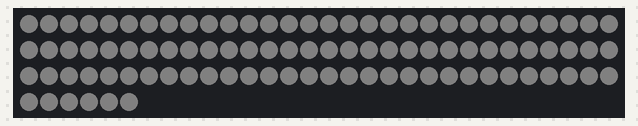
The sketch below on a simulated Arduino Uno, built with avr-gcc and run on an emulated ATmega328P. Shown: 96 RGB LEDs in strip order, left to right, continuing on the next row. Dim RGB values are drawn brighter than linear.

Above: at 0.1 s.

The sketch:

Neopixel_50_photons_growth_experiment.ino
```cpp
#include <Adafruit_NeoPixel.h>
#include <avr/power.h>

#define NUMPIXELS   96
#define PIN      6
#define BRIGHTNESS  50

Adafruit_NeoPixel pixels = Adafruit_NeoPixel(NUMPIXELS, PIN, NEO_GRB + NEO_KHZ800);

// R = G = B for simplicity but could of course be changed individually

byte R_pixel[] = {
  30,  30,  30,  30,  30,  30,  30,  30,  30,  30,  30,  30,
  30,  30,  30,  30,  30,  30,  30,  30,  30,  30,  30,  30,
  30,  30,  30,  30,  30,  30,  30,  30,  30,  30,  30,  30,
  30,  30,  30,  30,  30,  30,  30,  30,  30,  30,  30,  30,
  30,  30,  30,  30,  30,  30,  30,  30,  30,  30,  30,  30,
  30,  30,  30,  30,  30,  30,  30,  30,  30,  30,  30,  30,
  30,  30,  30,  30,  30,  30,  30,  30,  30,  30,  30,  30,
  30,  30,  30,  30,  30,  30,  30,  30,  30,  30,  30,  30,
  };

byte G_pixel[] = {
  30,  30,  30,  30,  30,  30,  30,  30,  30,  30,  30,  30,
  30,  30,  30,  30,  30,  30,  30,  30,  30,  30,  30,  30,
  30,  30,  30,  30,  30,  30,  30,  30,  30,  30,  30,  30,
  30,  30,  30,  30,  30,  30,  30,  30,  30,  30,  30,  30,
  30,  30,  30,  30,  30,  30,  30,  30,  30,  30,  30,  30,
  30,  30,  30,  30,  30,  30,  30,  30,  30,  30,  30,  30,
  30,  30,  30,  30,  30,  30,  30,  30,  30,  30,  30,  30,
  30,  30,  30,  30,  30,  30,  30,  30,  30,  30,  30,  30,};

byte B_pixel[] = {
  30,  30,  30,  30,  30,  30,  30,  30,  30,  30,  30,  30,
  30,  30,  30,  30,  30,  30,  30,  30,  30,  30,  30,  30,
  30,  30,  30,  30,  30,  30,  30,  30,  30,  30,  30,  30,
  30,  30,  30,  30,  30,  30,  30,  30,  30,  30,  30,  30,
  30,  30,  30,  30,  30,  30,  30,  30,  30,  30,  30,  30,
  30,  30,  30,  30,  30,  30,  30,  30,  30,  30,  30,  30,
  30,  30,  30,  30,  30,  30,  30,  30,  30,  30,  30,  30,
  30,  30,  30,  30,  30,  30,  30,  30,  30,  30,  30,  30,};


void setup() {

  pixels.setBrightness(BRIGHTNESS);
  pixels.begin();
  pixels.show();

  for(int i=0; i<NUMPIXELS; i++){
    pixels.setPixelColor(i, pixels.Color(R_pixel[i], G_pixel[i], B_pixel[i]));
  }

  pixels.show();
}

void loop() {
  delay(10000);
}
```
